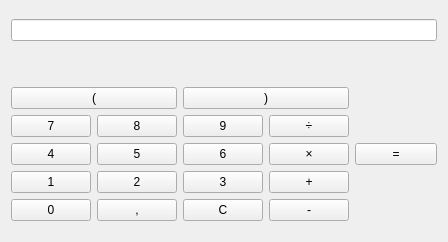
<?xml version="1.0" encoding="UTF-8"?>
<ui version="4.0">
 <class>Calc</class>
 <widget class="QWidget" name="Calc">
  <property name="geometry">
   <rect>
    <x>0</x>
    <y>0</y>
    <width>448</width>
    <height>242</height>
   </rect>
  </property>
  <property name="windowTitle">
   <string>Calc</string>
  </property>
  <layout class="QVBoxLayout" name="verticalLayout_2">
   <item>
    <widget class="QLineEdit" name="expressionLine"/>
   </item>
   <item>
    <widget class="QLabel" name="label">
     <property name="sizePolicy">
      <sizepolicy hsizetype="Preferred" vsizetype="Maximum">
       <horstretch>0</horstretch>
       <verstretch>0</verstretch>
      </sizepolicy>
     </property>
     <property name="maximumSize">
      <size>
       <width>430</width>
       <height>18</height>
      </size>
     </property>
     <property name="text">
      <string/>
     </property>
    </widget>
   </item>
   <item>
    <layout class="QHBoxLayout" name="horizontalLayout_6">
     <item>
      <layout class="QVBoxLayout" name="verticalLayout">
       <item>
        <layout class="QHBoxLayout" name="horizontalLayout">
         <item>
          <widget class="QPushButton" name="Button_leftB">
           <property name="text">
            <string>(</string>
           </property>
          </widget>
         </item>
         <item>
          <widget class="QPushButton" name="Button_rightB">
           <property name="text">
            <string>)</string>
           </property>
          </widget>
         </item>
        </layout>
       </item>
       <item>
        <layout class="QHBoxLayout" name="horizontalLayout_5">
         <item>
          <widget class="QPushButton" name="Button_7">
           <property name="text">
            <string>7</string>
           </property>
          </widget>
         </item>
         <item>
          <widget class="QPushButton" name="Button_8">
           <property name="text">
            <string>8</string>
           </property>
          </widget>
         </item>
         <item>
          <widget class="QPushButton" name="Button_9">
           <property name="text">
            <string>9</string>
           </property>
          </widget>
         </item>
         <item>
          <widget class="QPushButton" name="ButtonDiv">
           <property name="text">
            <string>÷</string>
           </property>
          </widget>
         </item>
        </layout>
       </item>
       <item>
        <layout class="QHBoxLayout" name="horizontalLayout_4">
         <item>
          <widget class="QPushButton" name="Button_4">
           <property name="text">
            <string>4</string>
           </property>
          </widget>
         </item>
         <item>
          <widget class="QPushButton" name="Button_5">
           <property name="text">
            <string>5</string>
           </property>
          </widget>
         </item>
         <item>
          <widget class="QPushButton" name="Button_6">
           <property name="text">
            <string>6</string>
           </property>
          </widget>
         </item>
         <item>
          <widget class="QPushButton" name="ButtonMult">
           <property name="text">
            <string>×</string>
           </property>
          </widget>
         </item>
        </layout>
       </item>
       <item>
        <layout class="QHBoxLayout" name="horizontalLayout_3">
         <item>
          <widget class="QPushButton" name="Button_1">
           <property name="text">
            <string>1</string>
           </property>
          </widget>
         </item>
         <item>
          <widget class="QPushButton" name="Button_2">
           <property name="text">
            <string>2</string>
           </property>
          </widget>
         </item>
         <item>
          <widget class="QPushButton" name="Button_3">
           <property name="text">
            <string>3</string>
           </property>
          </widget>
         </item>
         <item>
          <widget class="QPushButton" name="ButtonAdd">
           <property name="text">
            <string>+</string>
           </property>
          </widget>
         </item>
        </layout>
       </item>
       <item>
        <layout class="QHBoxLayout" name="horizontalLayout_2">
         <item>
          <widget class="QPushButton" name="Button_0">
           <property name="text">
            <string>0</string>
           </property>
          </widget>
         </item>
         <item>
          <widget class="QPushButton" name="Button_Comma">
           <property name="text">
            <string>,</string>
           </property>
          </widget>
         </item>
         <item>
          <widget class="QPushButton" name="ButtonClear">
           <property name="text">
            <string>C</string>
           </property>
          </widget>
         </item>
         <item>
          <widget class="QPushButton" name="ButtonSub">
           <property name="text">
            <string>-</string>
           </property>
          </widget>
         </item>
        </layout>
       </item>
      </layout>
     </item>
     <item>
      <widget class="QPushButton" name="ButtonResult">
       <property name="text">
        <string>=</string>
       </property>
      </widget>
     </item>
    </layout>
   </item>
  </layout>
 </widget>
 <resources/>
 <connections/>
</ui>
